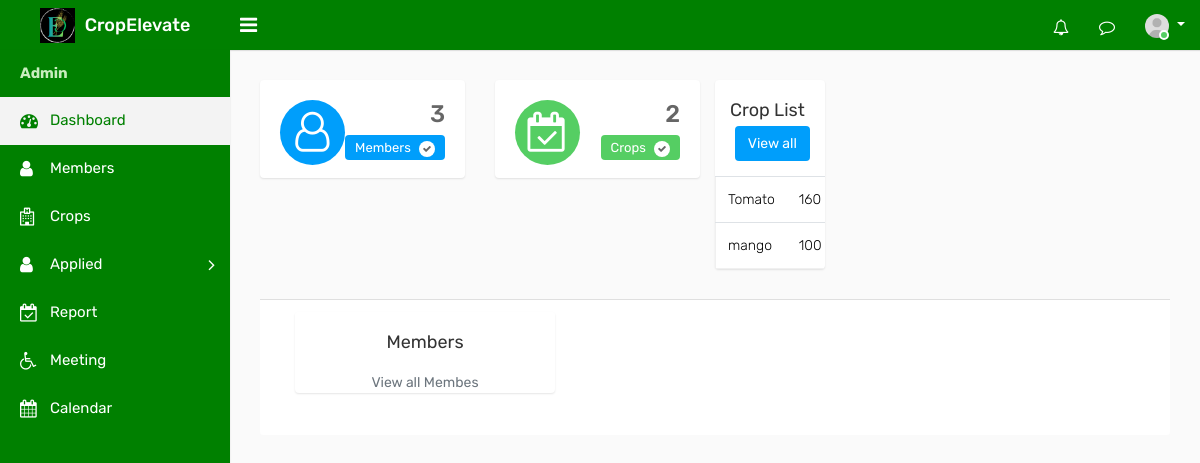
The page /adindex on the database as committed earlier.
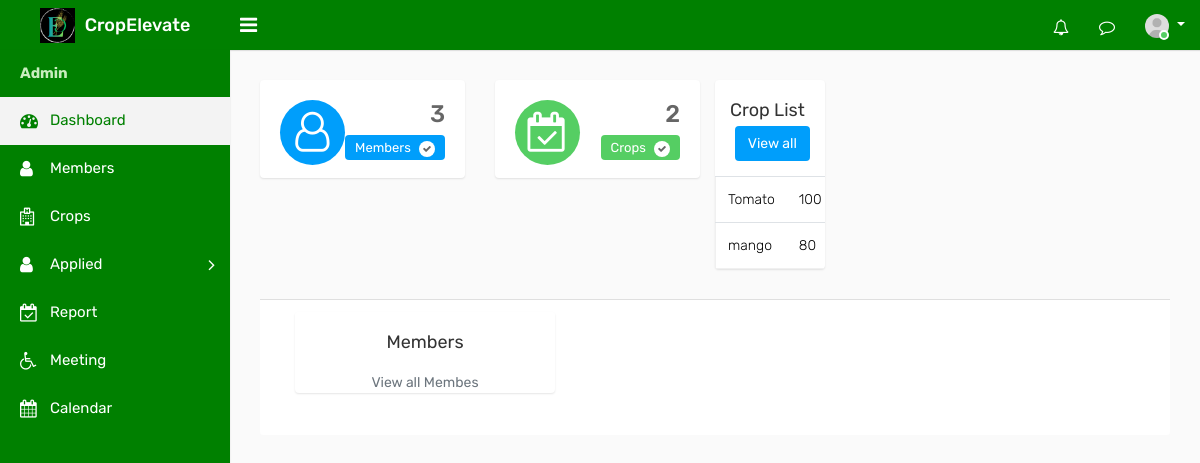
The same page on the database as committed later.
### ceapp/models.py (models this page shows)
class Crop(models.Model):
    Namec = models.CharField(max_length=100)
    des = models.TextField()
    start_date = models.DateField(null=True, blank=True)
    end_date = models.DateField(null=True, blank=True)
    count = models.PositiveIntegerField(default=0)
    crop_photo = models.ImageField(upload_to='crop_photos/', blank=True, null=True)
    created_at = models.DateTimeField(auto_now_add=True)
    current = models.BooleanField(default=False)

### ceapp/views.py (the view)
# urls.py: path('adindex',views.adindex,name='adindex'),
def adindex(request):
    me = Member.objects.all()
    me_count = me.count()
    c=Crop.objects.all()
    c_count=c.count()
    crops = Crop.objects.all()
    context = {'me': me, 'me_count': me_count,'c':c, 'c_count':c_count,'crops': crops}
    return render(request, 'admintemp/adindex.html', context)

### templates/admintemp/adindex.html (shortened to what the changed rows need)
{% load static %}
<!DOCTYPE html>
<html lang="en">
<head>
    <link rel="stylesheet" type="text/css" href="{% static 'assets/css/bootstrap.min.css' %}">
    <link rel="stylesheet" type="text/css" href="{% static 'assets/css/font-awesome.min.css' %}">
    <link rel="stylesheet" type="text/css" href="{% static 'assets/css/style.css' %}">
</head>
<body>
    <div class="main-wrapper">
        <div class="page-wrapper">
            <div class="content">
                <div class="row">
				<div class="row">
					<div class="col-12 col-md-6 col-lg-8 col-xl-8">
						<div class="card">
							<div class="card-body p-0">
								<div class="table-responsive">
                                    <table class="table mb-0">
                                        <tbody>
                                            {% for crop in crops %}
                                            <tr>
                                                <td>{{ crop.Namec }}</td>
                                                <td>{{ crop.count }}</td>
                                            </tr>
                                            {% endfor %}
                                        </tbody>
                                    </table>
                                        </div>
                                    </div>
								</div>
							</div>
						</div>
					</div>
				</div>
            </div>
            </div>
</body>
</html>

Rows that differ between the two databases and show on the page:
changed Crop "Tomato": count "160" → "100"
changed Crop "mango": count "100" → "80"
